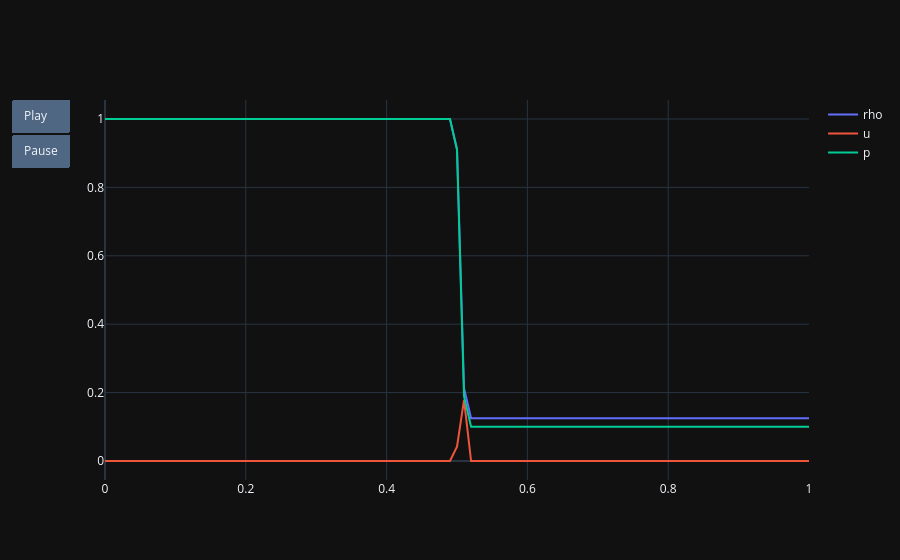

Source (notebook cell):
### Markdown cell above
## Animate entire solution

### Code cell
# animation speed (in frames per second, fps)
fps = 60

# get all filenames ending in *.csv within the build folder
filenames_raw = [f for f in os.listdir('build') if f.endswith('.csv')]
filenames_raw.sort()

# read first latest_solution and plot
df = pd.read_csv(f'build/{filenames_raw[0]}')
fig = go.Figure(data=[go.Scatter(x=df['x'], y=df['rho'], name='rho', mode='lines'),
                     go.Scatter(x=df['x'], y=df['u'], name='u', mode='lines'),
                     go.Scatter(x=df['x'], y=df['p'], name='p', mode='lines')])
fig.update_layout(template='plotly_dark')

frames = list()
for filename in filenames_raw[1:]:
    df = pd.read_csv(f'build/{filename}')
    frames.append(go.Frame(data=[go.Scatter(x=df['x'], y=df['rho'], name='rho', mode='lines'),
                                go.Scatter(x=df['x'], y=df['u'], name='u', mode='lines'),
                                go.Scatter(x=df['x'], y=df['p'], name='p', mode='lines')]))

fig.update(frames=frames)
fig.update_layout(updatemenus=[dict(type="buttons", showactive=False, buttons=[dict(label="Play", method="animate",
    args=[None, {"frame": {"duration": 1000/fps, "redraw": False},
    "fromcurrent": True, "transition": {"duration": 300}}]), 
    dict(label="Pause", method="animate",
    args=[[None], {"frame": {"duration": 0, "redraw": False},
    "mode": "immediate", "transition": {"duration": 0}}])]
    )])
fig.show()

### Figure 1 — Plotly figure (JSON) as saved in the notebook; plotly's stock layout.template omitted (floating-point values rounded to 4 significant figures)
{"data": [{"mode": "lines", "name": "rho", "type": "scatter", "x": [0.0, 0.01, 0.02, 0.03, 0.04, 0.05, 0.06, 0.07, 0.08, 0.09, 0.1, 0.11, 0.12, 0.13, 0.14, 0.15, 0.16, 0.17, 0.18, 0.19, 0.2, 0.21, 0.22, 0.23, 0.24, 0.25, 0.26, 0.27, 0.28, 0.29, 0.3, 0.31, 0.32, 0.33, 0.34, 0.35, 0.36, 0.37, 0.38, 0.39, 0.4, 0.41, 0.42, 0.43, 0.44, 0.45, 0.46, 0.47, 0.48, 0.49, 0.5, 0.51, 0.52, 0.53, 0.54, 0.55, 0.56, 0.57, 0.58, 0.59, 0.6, 0.61, 0.62, 0.63, 0.64, 0.65, 0.66, 0.67, 0.68, 0.69, 0.7, 0.71, 0.72, 0.73, 0.74, 0.75, 0.76, 0.77, 0.78, 0.79, 0.8, 0.81, 0.82, 0.83, 0.84, 0.85, 0.86, 0.87, 0.88, 0.89, 0.9, 0.91, 0.92, 0.93, 0.94, 0.95, 0.96, 0.97, 0.98, 0.99, 1.0], "y": [1.0, 1.0, 1.0, 1.0, 1.0, 1.0, 1.0, 1.0, 1.0, 1.0, 1.0, 1.0, 1.0, 1.0, 1.0, 1.0, 1.0, 1.0, 1.0, 1.0, 1.0, 1.0, 1.0, 1.0, 1.0, 1.0, 1.0, 1.0, 1.0, 1.0, 1.0, 1.0, 1.0, 1.0, 1.0, 1.0, 1.0, 1.0, 1.0, 1.0, 1.0, 1.0, 1.0, 1.0, 1.0, 1.0, 1.0, 1.0, 1.0, 1.0, 0.9125, 0.2125, 0.125, 0.125, 0.125, 0.125, 0.125, 0.125, 0.125, 0.125, 0.125, 0.125, 0.125, 0.125, 0.125, 0.125, 0.125, 0.125, 0.125, 0.125, 0.125, 0.125, 0.125, 0.125, 0.125, 0.125, 0.125, 0.125, 0.125, 0.125, 0.125, 0.125, 0.125, 0.125, 0.125, 0.125, 0.125, 0.125, 0.125, 0.125, 0.125, 0.125, 0.125, 0.125, 0.125, 0.125, 0.125, 0.125, 0.125, 0.125, 0.125]}, {"mode": "lines", "name": "u", "type": "scatter", "x": [0.0, 0.01, 0.02, 0.03, 0.04, 0.05, 0.06, 0.07, 0.08, 0.09, 0.1, 0.11, 0.12, 0.13, 0.14, 0.15, 0.16, 0.17, 0.18, 0.19, 0.2, 0.21, 0.22, 0.23, 0.24, 0.25, 0.26, 0.27, 0.28, 0.29, 0.3, 0.31, 0.32, 0.33, 0.34, 0.35, 0.36, 0.37, 0.38, 0.39, 0.4, 0.41, 0.42, 0.43, 0.44, 0.45, 0.46, 0.47, 0.48, 0.49, 0.5, 0.51, 0.52, 0.53, 0.54, 0.55, 0.56, 0.57, 0.58, 0.59, 0.6, 0.61, 0.62, 0.63, 0.64, 0.65, 0.66, 0.67, 0.68, 0.69, 0.7, 0.71, 0.72, 0.73, 0.74, 0.75, 0.76, 0.77, 0.78, 0.79, 0.8, 0.81, 0.82, 0.83, 0.84, 0.85, 0.86, 0.87, 0.88, 0.89, 0.9, 0.91, 0.92, 0.93, 0.94, 0.95, 0.96, 0.97, 0.98, 0.99, 1.0], "y": [0.0, 0.0, 0.0, 0.0, 0.0, 0.0, 0.0, 0.0, 0.0, 0.0, 0.0, 0.0, 0.0, 0.0, 0.0, 0.0, 0.0, 0.0, 0.0, 0.0, 0.0, 0.0, 0.0, 0.0, 0.0, 0.0, 0.0, 0.0, 0.0, 0.0, 0.0, 0.0, 0.0, 0.0, 0.0, 0.0, 0.0, 0.0, 0.0, 0.0, 0.0, 0.0, 0.0, 0.0, 0.0, 0.0, 0.0, 0.0, 0.0, 0.0, 0.04168, 0.179, 0.0, 0.0, 0.0, 0.0, 0.0, 0.0, 0.0, 0.0, 0.0, 0.0, 0.0, 0.0, 0.0, 0.0, 0.0, 0.0, 0.0, 0.0, 0.0, 0.0, 0.0, 0.0, 0.0, 0.0, 0.0, 0.0, 0.0, 0.0, 0.0, 0.0, 0.0, 0.0, 0.0, 0.0, 0.0, 0.0, 0.0, 0.0, 0.0, 0.0, 0.0, 0.0, 0.0, 0.0, 0.0, 0.0, 0.0, 0.0, 0.0]}, {"mode": "lines", "name": "p", "type": "scatter", "x": [0.0, 0.01, 0.02, 0.03, 0.04, 0.05, 0.06, 0.07, 0.08, 0.09, 0.1, 0.11, 0.12, 0.13, 0.14, 0.15, 0.16, 0.17, 0.18, 0.19, 0.2, 0.21, 0.22, 0.23, 0.24, 0.25, 0.26, 0.27, 0.28, 0.29, 0.3, 0.31, 0.32, 0.33, 0.34, 0.35, 0.36, 0.37, 0.38, 0.39, 0.4, 0.41, 0.42, 0.43, 0.44, 0.45, 0.46, 0.47, 0.48, 0.49, 0.5, 0.51, 0.52, 0.53, 0.54, 0.55, 0.56, 0.57, 0.58, 0.59, 0.6, 0.61, 0.62, 0.63, 0.64, 0.65, 0.66, 0.67, 0.68, 0.69, 0.7, 0.71, 0.72, 0.73, 0.74, 0.75, 0.76, 0.77, 0.78, 0.79, 0.8, 0.81, 0.82, 0.83, 0.84, 0.85, 0.86, 0.87, 0.88, 0.89, 0.9, 0.91, 0.92, 0.93, 0.94, 0.95, 0.96, 0.97, 0.98, 0.99, 1.0], "y": [1.0, 1.0, 1.0, 1.0, 1.0, 1.0, 1.0, 1.0, 1.0, 1.0, 1.0, 1.0, 1.0, 1.0, 1.0, 1.0, 1.0, 1.0, 1.0, 1.0, 1.0, 1.0, 1.0, 1.0, 1.0, 1.0, 1.0, 1.0, 1.0, 1.0, 1.0, 1.0, 1.0, 1.0, 1.0, 1.0, 1.0, 1.0, 1.0, 1.0, 1.0, 1.0, 1.0, 1.0, 1.0, 1.0, 1.0, 1.0, 1.0, 1.0, 0.9097, 0.1886, 0.1, 0.1, 0.1, 0.1, 0.1, 0.1, 0.1, 0.1, 0.1, 0.1, 0.1, 0.1, 0.1, 0.1, 0.1, 0.1, 0.1, 0.1, 0.1, 0.1, 0.1, 0.1, 0.1, 0.1, 0.1, 0.1, 0.1, 0.1, 0.1, 0.1, 0.1, 0.1, 0.1, 0.1, 0.1, 0.1, 0.1, 0.1, 0.1, 0.1, 0.1, 0.1, 0.1, 0.1, 0.1, 0.1, 0.1, 0.1, 0.1]}], "layout": {"updatemenus": [{"buttons": [{"args": [null, {"frame": {"duration": 16.67, "redraw": false}, "fromcurrent": true, "transition": {"duration": 300}}], "label": "Play", "method": "animate"}, {"args": [[null], {"frame": {"duration": 0, "redraw": false}, "mode": "immediate", "transition": {"duration": 0}}], "label": "Pause", "method": "animate"}], "showactive": false, "type": "buttons"}]}}
